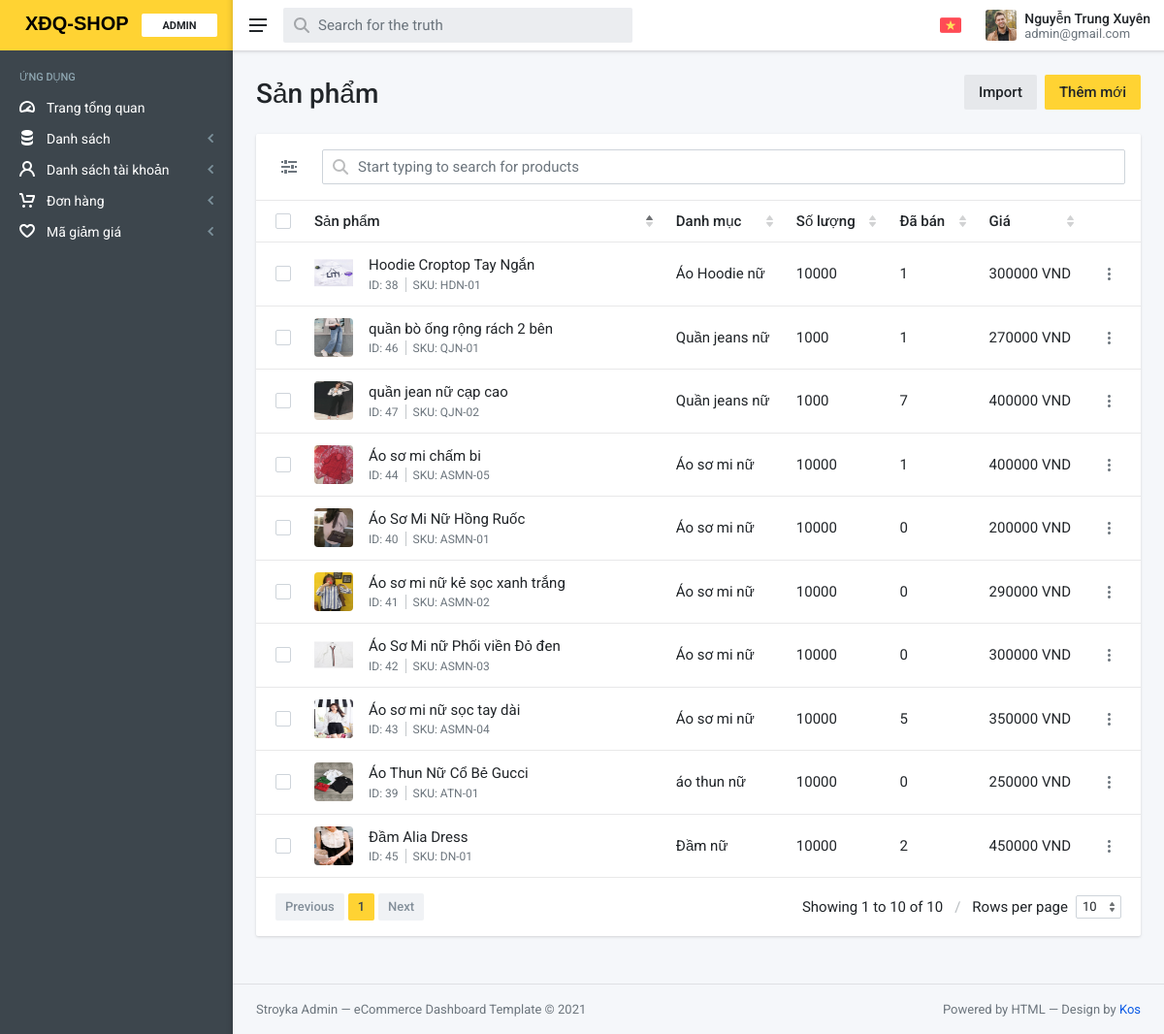
Screenshot of /admin/index.php?act=app-products-list (signed in) with the database file from the repository.
### tables this page shows
CREATE TABLE `sanpham` (
  `id` int NOT NULL,
  `ma_sp` varchar(255) NOT NULL,
  `ten_sp` varchar(255) NOT NULL,
  `gia_sp` int NOT NULL,
  `gia_cu_sp` int DEFAULT NULL,
  `so_luong` int NOT NULL,
  `thuong_hieu_sp` varchar(255) NOT NULL,
  `mo_ta_sp` text NOT NULL,
  `mo_ta_ngan_sp` text NOT NULL,
  `id_dm` int NOT NULL,
  `da_ban` int NOT NULL DEFAULT '0',
  `luot_xem` int NOT NULL DEFAULT '0'
);

CREATE TABLE `sanpham_anh` (
  `id` int NOT NULL,
  `id_san_pham` int NOT NULL,
  `anh_sp` text NOT NULL
);

CREATE TABLE `danhmuc` (
  `id` int NOT NULL,
  `ten_dm` varchar(255) NOT NULL,
  `anh_dm` text NOT NULL,
  `mo_ta_dm` text NOT NULL
);

### model/pdo.php (called while the page is built, shortened)
<?php
function pdo_get_connection(){
    $servername = "localhost";
    $username = "root";
    $password = "";
    try {
        $conn = new PDO("mysql:host=$servername;dbname=dithi", $username, $password);
        $conn->setAttribute(PDO::ATTR_ERRMODE, PDO::ERRMODE_EXCEPTION);
        return $conn;
    } catch(PDOException $e) {
        echo "Connection failed: " . $e->getMessage();
    }
}
function pdo_query($sql){
    $sql_args=array_slice(func_get_args(),1);
    try{
        $conn=pdo_get_connection();
        $stmt=$conn->prepare($sql);
        $stmt->execute($sql_args);
        $rows=$stmt->fetchAll();
        return $rows;
    }
    catch(PDOException $e){
        throw $e;
    }
    finally{
        unset($conn);
    }
}
function pdo_query_one($sql){
    $sql_args=array_slice(func_get_args(),1);
    try{
        $conn=pdo_get_connection();
        $stmt=$conn->prepare($sql);
        $stmt->execute($sql_args);
        $row=$stmt->fetch(PDO::FETCH_ASSOC);
        return $row;
    }
    catch(PDOException $e){
        throw $e;
    }
    finally{
        unset($conn);
    }
}
?>

### model/sanpham.php (called while the page is built, shortened)
<?php
    function get_san_pham_all(){
        $sql = "SELECT sanpham.id,sanpham.ma_sp,sanpham.ten_sp,sanpham.gia_sp,sanpham.gia_cu_sp,sanpham.so_luong,sanpham.da_ban,sanpham.luot_xem,sanpham.thuong_hieu_sp,sanpham.mo_ta_sp,sanpham.mo_ta_ngan_sp,danhmuc.id'id_dm',danhmuc.ten_dm FROM `sanpham` JOIN danhmuc ON sanpham.id_dm = danhmuc.id";
        $kq = pdo_query($sql);
        return $kq;
    }
    function get_san_pham_anh_one($idsp){
        $sql = "SELECT id'id_anh',id_san_pham,anh_sp FROM `sanpham_anh` WHERE id_san_pham = ".$idsp;
        $kq = pdo_query_one($sql);
        return $kq;
    }
?>

### global.php (called while the page is built, shortened)
<?php
    $img_path_admin = '../upload/';
?>

### admin/view/product/app-products-list.php (the view, shortened to what this page needs)
<div id="top" class="sa-app__body">
    <div class="mx-xxl-3 px-4 px-sm-5">
        <div class="py-5">
            <div class="row g-4 align-items-center">
                <div class="col">
                    <h1 class="h3 m-0">Sản phẩm </h1>
                </div>
                <div class="col-auto d-flex">
                    <a href="#" class="btn btn-secondary me-3">Import</a><a href="index.php?act=app-add-product" class="btn btn-primary">Thêm mới</a>
                </div>
            </div>
        </div>
    </div>
    <div class="mx-xxl-3 px-4 px-sm-5 pb-6">
        <div class="sa-layout">
            <div class="sa-layout__content">
                <div class="card">
                    <div class="p-4">
                        <div class="row g-4">
                            <div class="col-auto sa-layout__filters-button">
                                <button class="btn btn-sa-muted btn-sa-icon fs-exact-16" data-sa-layout-sidebar-open="">
                                </button>
                            </div>
                            <div class="col">
                                <input type="text" placeholder="Start typing to search for products" class="form-control form-control--search mx-auto" id="table-search" />
                            </div>
                        </div>
                    </div>
                    <div class="sa-divider"></div>
                    <table class="sa-datatables-init" data-order='[[ 1, "asc" ]]' data-sa-search-input="#table-search">
                        <thead>
                            <tr>
                                <th class="w-min" data-orderable="false">
                                    <input type="checkbox" class="form-check-input m-0 fs-exact-16 d-block" aria-label="..." />
                                </th>
                                <th class="min-w-20x">Sản phẩm</th>
                                <th>Danh mục</th>
                                <th>Số lượng</th>
                                <th>Đã bán</th>
                                <th>Giá</th>
                                <th class="w-min" data-orderable="false"></th>
                            </tr>
                        </thead>
                        <tbody>
                            <?php
                                foreach ($ds_san_pham as $san_pham) :
                                    extract($san_pham);
                                    $anh = get_san_pham_anh_one($id);
                                    if ($anh=="") {
                                        $hinh ="không có ảnh";
                                    }else{
                                        extract($anh);
                                        $hinh = $img_path_admin .$anh_sp;
                                    }
                                    ?>
                                    <tr>
                                    <td>
                                        <input type="checkbox" class="form-check-input m-0 fs-exact-16 d-block" aria-label="..." />
                                    </td>
                                    <td>
                                        <div class="d-flex align-items-center">
                                            <a href="index.php?act=app-product&id='.$id.'" class="me-4">
                                                <div class="sa-symbol sa-symbol--shape--rounded sa-symbol--size--lg">
                                                    <img src="<?=$hinh?>" width="40" height="40" alt="" />
                                                </div>
                                            </a>
                                            <div>
                                                <a href="index.php?act=app-product&id=<?=$id?>" class="text-reset"><?=$ten_sp?></a>
                                                <div class="sa-meta mt-0">
                                                    <ul class="sa-meta__list">
                                                        <li class="sa-meta__item">
                                                            ID:
                                                            <span title="Click to copy product ID" class="st-copy"><?=$id?></span>
                                                        </li>
                                                        <li class="sa-meta__item">
                                                            SKU:
                                                            <span title="Click to copy product SKU" class="st-copy"><?=$ma_sp?></span>
                                                        </li>
                                                    </ul>
                                                </div>
                                            </div>
                                        </div>
                                    </td>
                                    <td>
                                        <a href="index.php?act=app-category&iddm=<?=$id_dm?>" class="text-reset"><?=$ten_dm?></a>
                                    </td>
                                    <td>
                                        <div><?=$so_luong?></div>
                                    </td>
                                    <td>
                                        <div><?=$da_ban?></div>
                                    </td>
                                    <td>
                                        <div class="sa-price">
                                            <span class="sa-price__integer"><?=$gia_sp?></span><span class="sa-price__symbol"> VND</span>
                                        </div>
                                    </td>
                                    <td>
                                        <div class="dropdown">
                                            <button class="btn btn-sa-muted btn-sm" type="button" id="product-context-menu-0" data-bs-toggle="dropdown" aria-expanded="false" aria-label="More">
                                                <svg xmlns="http://www.w3.org/2000/svg" width="3" height="13" fill="currentColor">
                                                    <path d="M1.5,8C0.7,8,0,7.3,0,6.5S0.7,5,1.5,5S3,5.7,3,6.5S2.3,8,1.5,8z M1.5,3C0.7,3,0,2.3,0,1.5S0.7,0,1.5,0 S3,0.7,3,1.5S2.3,3,1.5,3z M1.5,10C2.3,10,3,10.7,3,11.5S2.3,13,1.5,13S0,12.3,0,11.5S0.7,10,1.5,10z">
                                                    </path>
                                                </svg>
                                            </button>
                                        </div>
                                    </td>
                                </tr>
                                <?php endforeach;?>
                        </tbody>
                    </table>
                </div>
            </div>
        </div>
    </div>
</div>

### rows the page displays
sanpham: sanpham_anh.anh_sp (picture), ten_sp "Hoodie Croptop Tay Ngắn", id "38", ma_sp "HDN-01", danhmuc.ten_dm "Áo Hoodie nữ", so_luong "10000", da_ban "1", gia_sp "300000"
sanpham: sanpham_anh.anh_sp (picture), ten_sp "Áo Thun Nữ Cổ Bẻ Gucci", id "39", ma_sp "ATN-01", danhmuc.ten_dm "áo thun nữ", so_luong "10000", da_ban "0", gia_sp "250000"
sanpham: sanpham_anh.anh_sp (picture), ten_sp "Áo Sơ Mi Nữ Hồng Ruốc", id "40", ma_sp "ASMN-01", danhmuc.ten_dm "Áo sơ mi nữ", so_luong "10000", da_ban "0", gia_sp "200000"
sanpham: sanpham_anh.anh_sp (picture), ten_sp "Áo sơ mi nữ kẻ sọc xanh trắng", id "41", ma_sp "ASMN-02", danhmuc.ten_dm "Áo sơ mi nữ", so_luong "10000", da_ban "0", gia_sp "290000"
sanpham: sanpham_anh.anh_sp (picture), ten_sp "Áo Sơ Mi nữ Phối viền Đỏ đen", id "42", ma_sp "ASMN-03", danhmuc.ten_dm "Áo sơ mi nữ", so_luong "10000", da_ban "0", gia_sp "300000"
sanpham: sanpham_anh.anh_sp (picture), ten_sp "Áo sơ mi nữ sọc tay dài", id "43", ma_sp "ASMN-04", danhmuc.ten_dm "Áo sơ mi nữ", so_luong "10000", da_ban "5", gia_sp "350000"
sanpham: sanpham_anh.anh_sp (picture), ten_sp "Áo sơ mi chấm bi", id "44", ma_sp "ASMN-05", danhmuc.ten_dm "Áo sơ mi nữ", so_luong "10000", da_ban "1", gia_sp "400000"
sanpham: sanpham_anh.anh_sp (picture), ten_sp "Đầm Alia Dress", id "45", ma_sp "DN-01", danhmuc.ten_dm "Đầm nữ", so_luong "10000", da_ban "2", gia_sp "450000"
sanpham: sanpham_anh.anh_sp (picture), ten_sp "quần bò ống rộng rách 2 bên", id "46", ma_sp "QJN-01", danhmuc.ten_dm "Quần jeans nữ", so_luong "1000", da_ban "1", gia_sp "270000"
sanpham: sanpham_anh.anh_sp (picture), ten_sp "quần jean nữ cạp cao", id "47", ma_sp "QJN-02", danhmuc.ten_dm "Quần jeans nữ", so_luong "1000", da_ban "7", gia_sp "400000"

### other values shown
$_SESSION['user']['ho_ten'] "Nguyễn Trung Xuyên"
$_SESSION['user']['email'] "admin@gmail.com"
